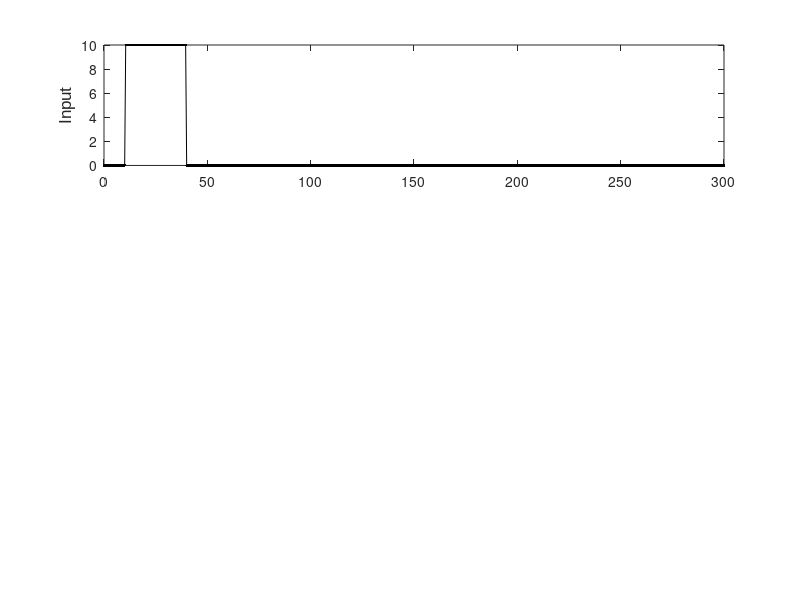

MATLAB code to generate this figure: (Note: this script raises an error after producing the figure.)
%% Let's create an input function
% TIME is in units of "10 minutes"
ton = 1; % turn stimulus on at this time
dt  = 3; % try 3 and 30
u0 = 10; % this is the value of u. 
tF = 50; % total simulation time

u = @(t) u0*((t > ton) & (t < ton+dt));
t = 0:tF/1e3:tF;

figure (2)
subplot(3,1,1)
plot(10*t, u(t), '.-k')
ylabel('Input', 'fontsize', 12, 'fontname', 'arial')
set(gca, 'xlim', [0 300])

% %% Now let's simulate a feedforward model!

n1 = 1;
n2 = 5;
n3 = 5;
n4 = 5;
n5 = 5;

k1 = 1;
k2 = 0.2;
k3 = 0.025;

B1 = 0.2;
B2 = 0.1;
B3 = 0.01;

A = 0.5;

dx1dt = @(x1,u) k1*(u^n1/(1+u^n1) - x1);
dx2dt = @(x1,x2,u) k2*(x1.^n3./(x1.^n3+B2^n3)*A^n4./(A^n4+u^n4) - x2);

f = @(t,x) [dx1dt(x(1),u(t)); dx2dt(x(1),x(2),u(t))];

[t1 y1] = ode15s(f, [0 ton], [0;0]);
[t2 y2] = ode15s(f, [ton ton+dt], y1(end,:));
[t3 y3] = ode15s(f, [ton+dt tF], y2(end,:));

t = [t1;t2;t3];
y = [y1;y2;y3];

subplot(3,1,2)
plot(10*t, y(:,1), '.-')
set(gca, 'ylim', [0 1])
set(gca, 'xlim', [0 300])

xlabel('Time', 'fontsize', 12, 'fontname', 'arial')
ylabel('Concentration TF', 'fontsize', 12, 'fontname', 'arial')
% legend({'x1' 'x2' 'x3'})

subplot(3,1,3)
plot(10*t, y(:,2), '.-')
set(gca, 'ylim', [0 1])
set(gca, 'xlim', [0 300])

xlabel('Time', 'fontsize', 12, 'fontname', 'arial')
ylabel('Concentration GFP', 'fontsize', 12, 'fontname', 'arial')


